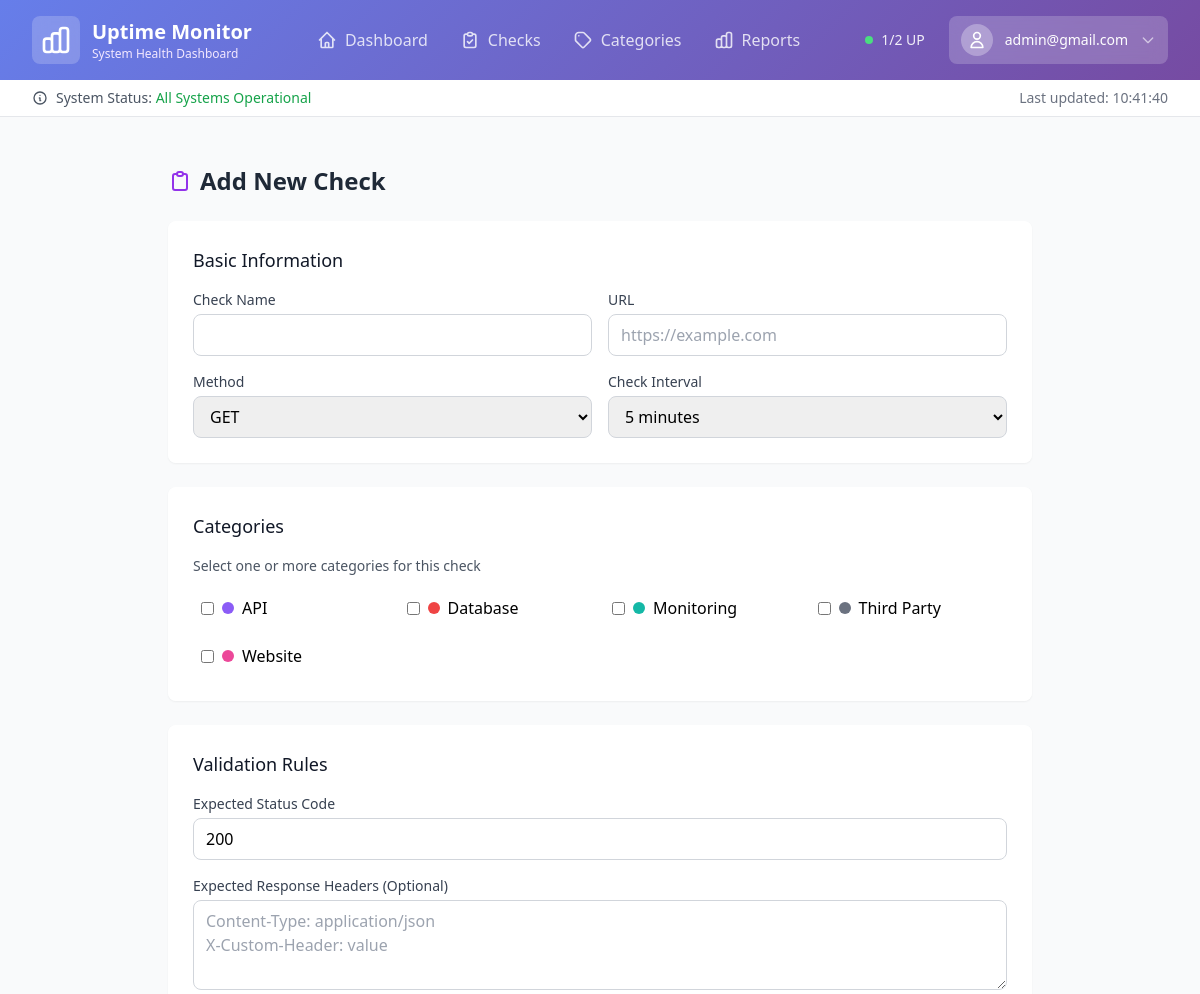
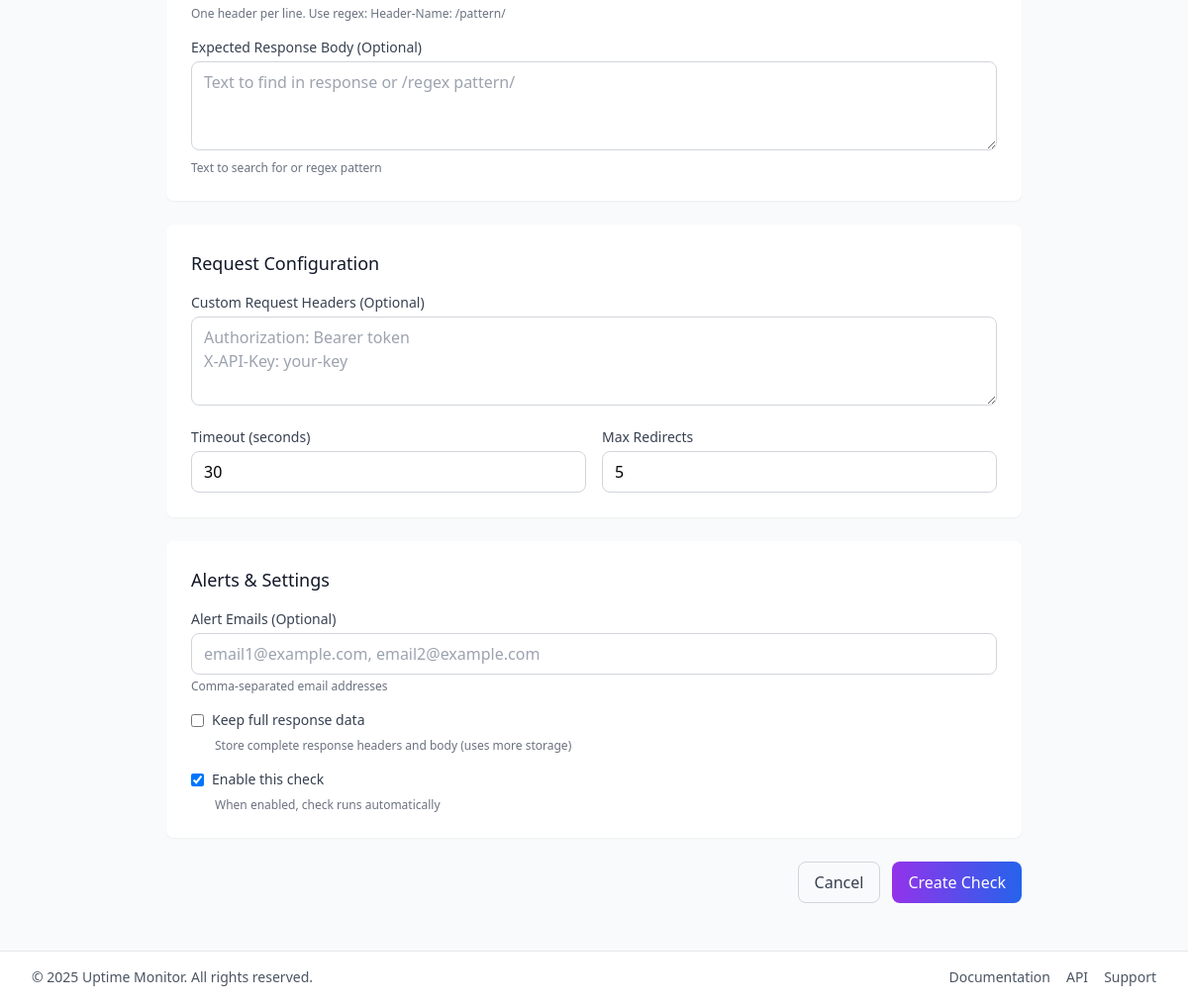
The app's page /check_form.php (signed in) with its own data (2 pictures, top to bottom).
### tables this page shows
CREATE TABLE `users` (
  `id` int(11) NOT NULL,
  `email` varchar(255) NOT NULL,
  `name` varchar(100) DEFAULT NULL,
  `password_hash` varchar(255) NOT NULL,
  `created_at` timestamp NOT NULL DEFAULT current_timestamp()
);

CREATE TABLE `categories` (
  `id` int(11) NOT NULL,
  `name` varchar(50) NOT NULL,
  `color` varchar(7) DEFAULT '#6B7280',
  `icon` varchar(50) DEFAULT 'folder',
  `description` text DEFAULT NULL,
  `checks_count` int(11) DEFAULT 0,
  `created_at` timestamp NOT NULL DEFAULT current_timestamp(),
  `updated_at` timestamp NOT NULL DEFAULT current_timestamp() ON UPDATE current_timestamp()
);

### check_form.php (the view, shortened to what the rows shown need)
<?php
require_once 'bootstrap.php';
$checkId = isset($_GET['id']) ? (int)$_GET['id'] : null;
$selectedCategories = [];
$categories = $db->fetchAll("SELECT * FROM categories ORDER BY name");
?>
<div class="container mx-auto px-4 py-6 max-w-4xl">
    <div class="mb-6">
        <h2 class="text-2xl font-bold text-gray-800 flex items-center">
            <svg class="w-6 h-6 mr-2 text-purple-600" fill="none" stroke="currentColor" viewBox="0 0 24 24">
                <path stroke-linecap="round" stroke-linejoin="round" stroke-width="2" d="M9 5H7a2 2 0 00-2 2v12a2 2 0 002 2h10a2 2 0 002-2V7a2 2 0 00-2-2h-2M9 5a2 2 0 002 2h2a2 2 0 002-2M9 5a2 2 0 012-2h2a2 2 0 012 2"></path>
            </svg>
            <?php echo $checkId ? 'Edit Check' : 'Add New Check'; ?>
        </h2>
    </div>
    <form method="POST" class="space-y-6">
        <div class="glass rounded-lg shadow-sm p-6">
            <div class="grid gap-2 md:grid-cols-3 lg:grid-cols-4">
                <?php foreach ($categories as $category): ?>
                    <label class="flex items-center space-x-2 p-2 rounded hover:bg-gray-50 cursor-pointer">
                        <input type="checkbox"
                               name="categories[]"
                               value="<?php echo $category['id']; ?>"
                               <?php echo in_array($category['id'], $selectedCategories) ? 'checked' : ''; ?>
                               class="rounded border-gray-300 text-purple-600 focus:ring-purple-500">
                        <span class="flex items-center">
                            <span class="w-3 h-3 rounded-full mr-2"
                                  style="background-color: <?php echo htmlspecialchars($category['color']); ?>"></span>
                            <?php echo htmlspecialchars($category['name']); ?>
                        </span>
                    </label>
                <?php endforeach; ?>
            </div>
        </div>
    </form>
</div>
<?php
$content = ob_get_clean();
renderTemplate($checkId ? 'Edit Check' : 'Add Check', $content);
?>

### bootstrap.php (shortened to what the rows shown need)
<?php
$isCLI = php_sapi_name() === 'cli';
$config = require __DIR__ . '/config/config.php';
date_default_timezone_set($config['app']['timezone']);
spl_autoload_register(function ($class) {
    $file = __DIR__ . '/lib/' . $class . '.php';
});
try {
    $db = Database::getInstance($config);
} catch (Exception $e) {
    error_log('Database initialization failed: ' . $e->getMessage());
    if (ini_get('display_errors')) {
        die('Database connection failed: ' . $e->getMessage());
    } else {
        http_response_code(500);
        die('Database connection failed. Please check configuration.');
    }
}
if (!$isCLI) {
    $auth = new Auth($db, $config);
}
function renderTemplate(string $title, string $content, bool $requireAuth = true): void {
    global $auth, $config, $db;
    if ($requireAuth) {
        $auth->requireAuth();
    }
    $user = $auth->getCurrentUser();
    $csrfToken = $auth->getCsrfToken();
    $currentPage = basename($_SERVER['PHP_SELF'], '.php');
    $stats = [];
    if ($user) {
        try {
            $stats = [
                'total_checks' => $db->fetchColumn("SELECT COUNT(*) FROM checks WHERE enabled = 1") ?: 0,
                'checks_up' => $db->fetchColumn("SELECT COUNT(*) FROM checks WHERE enabled = 1 AND last_state = 'UP'") ?: 0,
                'checks_down' => $db->fetchColumn("SELECT COUNT(*) FROM checks WHERE enabled = 1 AND last_state = 'DOWN'") ?: 0,
                'open_incidents' => $db->fetchColumn("SELECT COUNT(*) FROM incidents WHERE status = 'OPEN'") ?: 0,
            ];
        } catch (Exception $e) {
        }
    }
    echo "<!DOCTYPE html>
<html lang=\"en\">
<head>
    <title>{$title} - Uptime Monitor</title>
    <script src=\"https://cdn.tailwindcss.com\"></script>
</head>
<body class=\"bg-gray-50\">
    <header class=\"header-gradient shadow-lg\">
        <div class=\"max-w-7xl mx-auto px-4 sm:px-6 lg:px-8\">
            <div class=\"flex justify-between items-center py-4\">
                <div class=\"flex items-center space-x-4\">
                    <div class=\"flex items-center space-x-3\">
                        <div>
                            <h1 class=\"text-xl font-bold text-white\">Uptime Monitor</h1>
                        </div>
                    </div>
                </div>
                " . ($user ? "
                <nav class=\"hidden md:flex items-center space-x-8\">
                    <a href=\"/dashboard.php\" class=\"nav-link text-white/80 hover:text-white " . ($currentPage === 'dashboard' ? 'active' : '') . "\">
                        <span class=\"flex items-center space-x-2\">
                            <span>Dashboard</span>
                        </span>
                    </a>
                    <a href=\"/checks.php\" class=\"nav-link text-white/80 hover:text-white " . ($currentPage === 'checks' ? 'active' : '') . "\">
                        <span class=\"flex items-center space-x-2\">
                            <svg class=\"w-5 h-5\" fill=\"none\" stroke=\"currentColor\" viewBox=\"0 0 24 24\">
                                <path stroke-linecap=\"round\" stroke-linejoin=\"round\" stroke-width=\"2\" d=\"M9 5H7a2 2 0 00-2 2v12a2 2 0 002 2h10a2 2 0 002-2V7a2 2 0 00-2-2h-2M9 5a2 2 0 002 2h2a2 2 0 002-2M9 5a2 2 0 012-2h2a2 2 0 012 2m-6 9l2 2 4-4\"></path>
                            </svg>
                            <span>Checks</span>
                        </span>
                    </a>
                    <a href=\"/categories.php\" class=\"nav-link text-white/80 hover:text-white " . ($currentPage === 'categories' ? 'active' : '') . "\">
                        <span class=\"flex items-center space-x-2\">
                            <svg class=\"w-5 h-5\" fill=\"none\" stroke=\"currentColor\" viewBox=\"0 0 24 24\">
                                <path stroke-linecap=\"round\" stroke-linejoin=\"round\" stroke-width=\"2\" d=\"M7 7h.01M7 3h5c.512 0 1.024.195 1.414.586l7 7a2 2 0 010 2.828l-7 7a2 2 0 01-2.828 0l-7-7A1.994 1.994 0 013 12V7a4 4 0 014-4z\"></path>
                            </svg>
                            <span>Categories</span>
                        </span>
                    </a>
                    <a href=\"/reports.php\" class=\"nav-link text-white/80 hover:text-white " . ($currentPage === 'reports' ? 'active' : '') . "\">
                        <span class=\"flex items-center space-x-2\">
                            <span>Reports</span>
                        </span>
                    </a>
                </nav>
                <div class=\"flex items-center space-x-6\">
                    <div class=\"hidden lg:flex items-center space-x-4 text-white/90\">
                        " . (!empty($stats) ? "
                        <div class=\"flex items-center space-x-2\">
                            <div class=\"w-2 h-2 rounded-full " . ($stats['checks_down'] > 0 ? 'bg-red-400 pulse-red' : 'bg-green-400 pulse-green') . "\"></div>
                            <span class=\"text-sm font-medium\">{$stats['checks_up']}/{$stats['total_checks']} UP</span>
                        </div>
                        " . ($stats['checks_down'] > 0 ? "
                            <span class=\"text-sm bg-red-500 text-white px-2 py-1 rounded-full font-medium\">{$stats['checks_down']} DOWN</span>
                        " : "") .
                        ($stats['open_incidents'] > 0 ? "
                            <span class=\"text-sm bg-yellow-500 text-white px-2 py-1 rounded-full font-medium\">{$stats['open_incidents']} Incidents</span>
                        " : "") : "") . "
                    </div>
                    <div class=\"relative group\">
                        <button class=\"flex items-center space-x-3 bg-white/20 backdrop-blur rounded-lg px-3 py-2 hover:bg-white/30 transition\">
                            <div class=\"w-8 h-8 bg-white/30 rounded-full flex items-center justify-center\">
                                <svg class=\"w-5 h-5 text-white\" fill=\"none\" stroke=\"currentColor\" viewBox=\"0 0 24 24\">
                                    <path stroke-linecap=\"round\" stroke-linejoin=\"round\" stroke-width=\"2\" d=\"M16 7a4 4 0 11-8 0 4 4 0 018 0zM12 14a7 7 0 00-7 7h14a7 7 0 00-7-7z\"></path>
                                </svg>
                            </div>
                            <span class=\"text-sm text-white font-medium hidden md:block\">{$user['email']}</span>
                            <svg class=\"w-4 h-4 text-white/60\" fill=\"none\" stroke=\"currentColor\" viewBox=\"0 0 24 24\">
                                <path stroke-linecap=\"round\" stroke-linejoin=\"round\" stroke-width=\"2\" d=\"M19 9l-7 7-7-7\"></path>
                            </svg>
                        </button>
                                <p class=\"text-sm font-medium text-gray-900 truncate\">{$user['email']}</p>
                    </div>
                </div>
                " : "
                ") . "
            </div>
        </div>
    </header>
    " . (!empty($stats) && $user ? "
                    <span>System Status: " . ($stats['checks_down'] > 0 ?
                        '<span class="text-red-600 font-medium">Issues Detected</span>' :
                        '<span class="text-green-600 font-medium">All Systems Operational</span>') . "</span>
                    Last updated: <span id=\"last-updated\">" . date('H:i:s') . "</span>
    " : "") . "
    <main class=\"max-w-7xl mx-auto py-6 px-4 sm:px-6 lg:px-8\">
        {$content}
    </main>
                    &copy; " . date('Y') . " Uptime Monitor. All rights reserved.
        window.csrfToken = '{$csrfToken}';
</body>
</html>";
}

### records on screen
users: email "admin@gmail.com"
categories: name "API"
categories: name "Database"
categories: name "Monitoring"
categories: name "Third Party"
categories: name "Website"

### other values on screen
$stats['checks_up'] "1"
$stats['total_checks'] "2"
form field method "GET"
form field interval_seconds "5 minutes"
